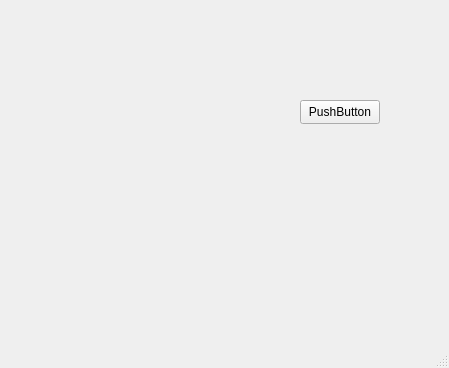
<?xml version="1.0" encoding="UTF-8"?>
<ui version="4.0">
 <class>MyClass</class>
 <widget class="QMainWindow" name="MyClass">
  <property name="geometry">
   <rect>
    <x>0</x>
    <y>0</y>
    <width>449</width>
    <height>368</height>
   </rect>
  </property>
  <property name="windowTitle">
   <string>MyClass</string>
  </property>
  <widget class="QWidget" name="centralwidget">
   <widget class="QPushButton" name="pushButton">
    <property name="geometry">
     <rect>
      <x>300</x>
      <y>100</y>
      <width>80</width>
      <height>24</height>
     </rect>
    </property>
    <property name="text">
     <string>PushButton</string>
    </property>
   </widget>
  </widget>
  <widget class="QMenuBar" name="menubar">
   <property name="geometry">
    <rect>
     <x>0</x>
     <y>0</y>
     <width>449</width>
     <height>21</height>
    </rect>
   </property>
  </widget>
  <widget class="QStatusBar" name="statusbar"/>
 </widget>
 <resources/>
 <connections/>
</ui>
